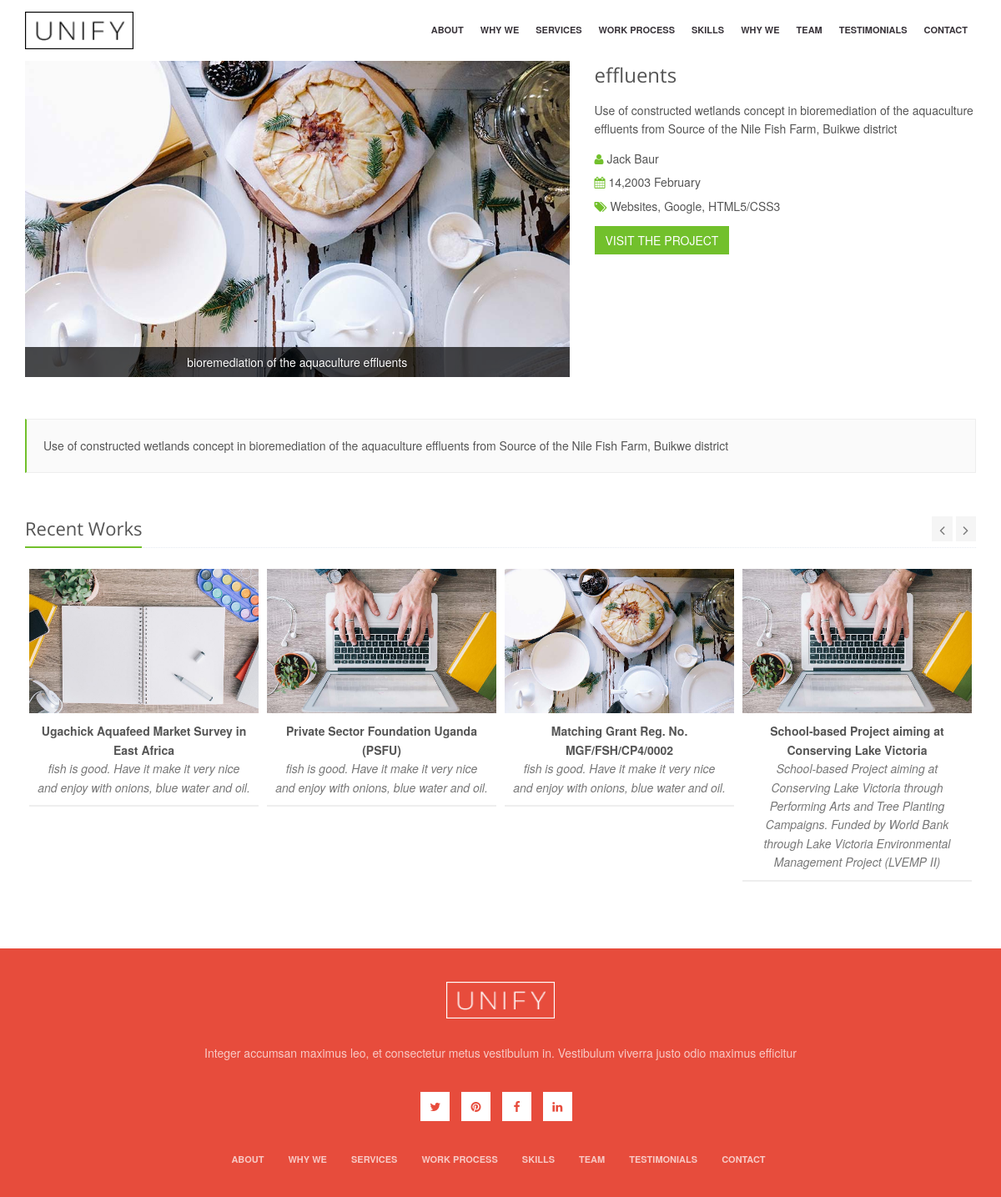
Page /welcome/tryPage/5 on the committed database.
### tables this page shows
CREATE TABLE `portifolio` (
  `portifolio_id` int(30) NOT NULL,
  `portifolio_name` varchar(230) NOT NULL,
  `portifolio_image` varchar(150) NOT NULL,
  `portifolio_description` text NOT NULL,
  `date_joined` datetime NOT NULL DEFAULT CURRENT_TIMESTAMP,
  `category` enum('Fishery','Educ','philosp','market') NOT NULL
);

### application/controllers/Welcome.php (called while the page is built, shortened)
<?php
class Welcome extends CI_Controller {
	public function __construct(){
		$this->load->model("Portifolio");
	}
	public function tryPage( $id )
	{
		$data = array("portifolio"=>$this->Portifolio->get_portifolio($id), "portifolios"=>$this->Portifolio->get_portifolios());
		$this->load->view('try', $data);
	}
}

### index.php (called while the page is built, shortened)
<?php
require_once BASEPATH.'core/CodeIgniter.php';

### application/models/Portifolio.php (called while the page is built, shortened)
<?php
class Portifolio extends CI_Model {
    public $table;
    public $order_by;
    function __construct(){
        $this->table = "portifolio";
        $this->order_by = "date_joined";
    }
    function get_portifolios(){
        $this->db->order_by($this->order_by, 'DESC');
        $result  = $this->db->get($this->table);
        return $result->result();
    }
    function get_portifolio($id){
        $this->db->where("portifolio_id", $id);
        $result  = $this->db->get($this->table);
        return $result->row();
    }
}

### application/views/try.php (the view, shortened to what this page needs)
<!DOCTYPE html>
<html lang="en-us">
<head>
	<link rel="stylesheet" href="<?php echo base_url();?>asset1/plugins/bootstrap/css/bootstrap.min.css">
	<link rel="stylesheet" href="<?php echo base_url();?>asset1/css/app.css">
	<link rel="stylesheet" href="<?php echo base_url();?>asset1/css/blocks.css">
	<link rel="stylesheet" href="<?php echo base_url();?>asset1/css/plugins.css">
	<link rel="stylesheet" href="<?php echo base_url();?>asset1/css/style.css">
	<link rel="stylesheet" href="<?php echo base_url();?>asset1/css/headers/header-default.css">
	<link rel="stylesheet" href="<?php echo base_url();?>asset1/css/footers/footer-v1.css">
	<link rel="stylesheet" href="<?php echo base_url();?>assets/css/portfolio-v2.css">
    <link rel="stylesheet" href="<?php echo base_url();?>assets/plugins/owl-carousel/owl-carousel/owl.carousel.css">
	<link rel="stylesheet" href="<?php echo base_url();?>asset1/plugins/animate.css">
	<link rel="stylesheet" href="<?php echo base_url();?>asset1/plugins/line-icons/line-icons.css">
	<link rel="stylesheet" href="<?php echo base_url();?>asset1/plugins/font-awesome/css/font-awesome.min.css">
	<link rel="stylesheet" href="<?php echo base_url();?>asset1/plugins/owl-carousel2/assets/owl.carousel.css">
	<link rel="stylesheet" href="<?php echo base_url();?>asset1/plugins/sky-forms-pro/skyforms/css/sky-forms.css">
	<link rel="stylesheet" href="<?php echo base_url();?>asset1/plugins/sky-forms-pro/skyforms/custom/custom-sky-forms-v2.css">
	<link rel="stylesheet" type="text/css" href="<?php echo base_url();?>asset1/plugins/revolution-slider/revolution/fonts/pe-icon-7-stroke/css/pe-icon-7-stroke.css">
	<link rel="stylesheet" type="text/css" href="<?php echo base_url();?>asset1/plugins/revolution-slider/revolution/css/settings.css">
	<link rel="stylesheet" type="text/css" href="<?php echo base_url();?>asset1/plugins/revolution-slider/revolution/css/layers.css">
	<link rel="stylesheet" type="text/css" href="<?php echo base_url();?>asset1/plugins/revolution-slider/revolution/css/navigation.css">
	<link rel="stylesheet" href="<?php echo base_url();?>asset1/css/agency.style.css">
	<link rel="stylesheet" href="<?php echo base_url();?>asset1/css/custom.css">
</head>
<body id="body" data-spy="scroll" data-target=".one-page-header" class="demo-lightbox-gallery">
	<main class="wrapper">
		<nav class="one-page-header navbar navbar-default navbar-fixed-top one-page-nav-scrolling one-page-nav__fixed" data-role="navigation">
			<div class="container">
				<div class="menu-container page-scroll">
					<a class="navbar-brand" href="#body">
						<img src="<?php echo base_url();?>assets/img/logo-dark3.png" alt="">
					</a>
				</div>
				<div class="collapse navbar-collapse navbar-ex1-collapse">
					<div class="menu-container">
						<ul class="nav navbar-nav">
							<li class="page-scroll">
								<a href="<?php echo base_url();?>welcome/index#About">
									<span data-hover="About">About</span>
								</a>
							</li>
							<li class="page-scroll">
								<a href="<?php echo base_url();?>welcome/index#WhyWe">
									<span data-hover="Why We">Why We</span>
								</a>
							</li>
							<li class="page-scroll">
								<a href="<?php echo base_url();?>welcome/index#Services">
									<span data-hover="Services">Services</span>
								</a>
							</li>
							<li class="page-scroll">
								<a href="<?php echo base_url();?>welcome/index#WorkProcess">
									<span data-hover="Work Process">Work Process</span>
								</a>
							</li>
							<li class="page-scroll">
								<a href="<?php echo base_url();?>welcome/index#Skills">
									<span data-hover="Skills">Skills</span>
								</a>
							</li>
							<li class="page-scroll">
								<a href="<?php echo base_url();?>welcome/index#Portifolio">
									<span data-hover="Why We">Why We</span>
								</a>
							</li>
							<li class="page-scroll">
								<a href="<?php echo base_url();?>welcome/index#Team">
									<span data-hover="Team">Team</span>
								</a>
							</li>
							<li class="page-scroll">
								<a href="<?php echo base_url();?>welcome/index#Testimonials">
									<span data-hover="Testimonials">Testimonials</span>
								</a>
							</li>
							<li class="page-scroll">
								<a href="<?php echo base_url();?>/welcome/index#Contact">
									<span data-hover="Contact">Contact</span>
								</a>
							</li>
						</ul>
					</div>
				</div>
			</div>
		</nav>
		 <div class="container content">
    	<div class="row portfolio-item margin-bottom-50">
            <div class="col-md-7">
                <div class="carousel slide carousel-v1" id="myCarousel">
                    <div class="carousel-inner">
                        <div class="item active">
                            <img alt="" src="<?php echo base_url();?>assets/img/main/<?php  echo $portifolio->portifolio_image;  ?>">
                            <div class="carousel-caption">
                                <p><?php echo $portifolio->portifolio_name; ?></p>
                            </div>
                        </div>
                    </div>
                </div>
            </div>
            <div class="col-md-5">
            	<h2><?php  echo $portifolio->portifolio_name;  ?></h2>
                <p><?php  echo $portifolio->portifolio_description;  ?></p>
                <ul class="list-unstyled">
                	<li><i class="fa fa-user color-green"></i> Jack Baur</li>
                	<li><i class="fa fa-calendar color-green"></i> 14,2003 February</li>
                	<li><i class="fa fa-tags color-green"></i> Websites, Google, HTML5/CSS3</li>
                </ul>
                <a href="#" class="btn-u btn-u-large">VISIT THE PROJECT</a>
            </div>
        </div>
        <div class="tag-box tag-box-v2">
			<p><?php  echo $portifolio->portifolio_description;  ?></p>
        </div>
        <div class="owl-carousel-v1 owl-work-v1 margin-bottom-40">
            <div class="headline"><h2 class="pull-left">Recent Works</h2>
                <div class="owl-navigation">
                    <div class="customNavigation">
                        <a class="owl-btn prev-v2"><i class="fa fa-angle-left"></i></a>
                        <a class="owl-btn next-v2"><i class="fa fa-angle-right"></i></a>
                    </div>
                </div>
            </div>
            <div class="owl-recent-works-v1">
				<?php
					if( count( $portifolios) > 0 ) {
							foreach( $portifolios as $portifolio){
							echo '<div class="item">
								<a href="'.base_url().'welcome/tryPage/'.$portifolio->portifolio_id.'">
								<em class="overflow-hidden">
								<img class="img-responsive" src="'.base_url().'assets/img/main/'.$portifolio->portifolio_image.'" alt="">
								</em>
								<span>
								<strong>'.$portifolio->portifolio_name.'</strong>
								<i>'.$portifolio->portifolio_description.'</i>
								</span>
								</a>
							</div>';
							}
					}
				?>
            </div>
        </div>
    </div>
		<div class="footer-v9 text-center">
			<div class="container">
				<div class="page-scroll">
					<a href="#body" class="footer-logo">
						<img src="<?php echo base_url();?>assets/img/logo-light3.png" alt="Logo" class="g-mb-30">
					</a>
				</div>
				<div class="g-mb-35">Integer accumsan maximus leo, et consectetur metus vestibulum in. Vestibulum viverra justo odio maximus efficitur</div>
				<ul class="g-social-icons-v2 g-mb-30">
					<li>
						<a href="#">
							<i class="fa fa-twitter"></i>
						</a>
					</li>
					<li>
						<a href="#">
							<i class="fa fa-pinterest"></i>
						</a>
					</li>
					<li>
						<a href="#">
							<i class="fa fa-facebook"></i>
						</a>
					</li>
					<li>
						<a href="#">
							<i class="fa fa-linkedin"></i>
						</a>
					</li>
				</ul>
				<ul class="footer-v9-menu list-inline">
					<li class="page-scroll">
						<a href="#About">About</a>
					</li>
					<li class="page-scroll">
						<a href="#WhyWe">Why We</a>
					</li>
					<li class="page-scroll">
						<a href="#Services">Services</a>
					</li>
					<li class="page-scroll">
						<a href="#WorkProcess">Work Process</a>
					</li>
					<li class="page-scroll">
						<a href="#Skills">Skills</a>
					</li>
					<li class="page-scroll">
						<a href="#Team">Team</a>
					</li>
					<li class="page-scroll">
						<a href="#Testimonials">Testimonials</a>
					</li>
					<li class="page-scroll">
						<a href="#Contact">Contact</a>
					</li>
				</ul>
			</div>
		</div>
	</main>
</body>
</html>

### asset1/css/app.css (style rules this page uses)
* { border-radius: 0; }
a, a:focus, a:hover, a:active, button, button:hover { outline: 0 !important; }
h2 { font-size: 24px; line-height: 33px; }
h1, h2, h3, h4, h5, h6 { color: #555; margin-top: 5px; text-shadow: none; font-weight: normal; font-family: "Open Sans", Arial, sans-serif; }
.headline { display: block; margin: 10px 0 25px 0; border-bottom: 1px dotted #e4e9f0; }
.headline h2 { font-size: 22px; }
.headline h2, .headline h3, .headline h4 { margin: 0 0 -2px 0; padding-bottom: 5px; display: inline-block; border-bottom: 2px solid #72c02c; }
.carousel-v1 .carousel-caption { left: 0; right: 0; bottom: 0; padding: 7px 15px; background: rgba(0, 0, 0, 0.7); }
.carousel-v1 .carousel-caption p { color: #fff; margin-bottom: 0; }
.btn-u { border: 0; color: #fff; font-size: 14px; cursor: pointer; font-weight: 400; padding: 6px 13px; position: relative; background: #72c02c; white-space: nowrap; display: inline-block; text-decoration: none; }
i.icon-color-u, i.icon-color-red, i.icon-color-sea, i.icon-color-dark, i.icon-color-grey, i.icon-color-blue, i.icon-color-green, i.icon-color-yellow, i.icon-color-orange, i.icon-color-purple, i.icon-color-aqua, i.icon-color-brown, i.icon-color-dark-blue, i.icon-color-light-grey, i.icon-color-light-green, { background: none; }
.tag-box { padding: 20px; background: #fff; margin-bottom: 30px; }
.tag-box p { margin-bottom: 0; }
.tag-box-v2 { background: #fafafa; border: solid 1px #eee; border-left: solid 2px #72c02c; }
.content { padding-top: 40px; padding-bottom: 40px; }
.margin-bottom-5, .margin-bottom-10, .margin-bottom-15, .margin-bottom-20, .margin-bottom-25, .margin-bottom-30, .margin-bottom-35, .margin-bottom-40, .margin-bottom-45, .margin-bottom-50, .margin-bottom-55, .margin-bottom-60, .margin-bottom-100 { clear:both; }
.margin-bottom-40 { margin-bottom:40px; }
.margin-bottom-50 { margin-bottom:50px; }
.color-green { color: #72c02c; }
.overflow-hidden { overflow: hidden; }

### assets1/css/plugins.css (style rules this page uses)
.owl-btn { color: #777; cursor: pointer; font-size: 18px; padding: 2px 9px; text-align: center; background: #f5f5f5; }
.owl-carousel-v1 .owl-navigation { text-align: right; margin-bottom: 20px; }
.owl-carousel-v1 .item { margin: 0 5px; }
.owl-carousel-v1 .item img { text-align: center; }
.owl-work-v1 .owl-navigation { top: 3px; position: relative; }
.owl-work-v1 .owl-navigation { margin-bottom: 10px; }
.owl-work-v1 .item a { text-align: center; }
.owl-work-v1 .item em.overflow-hidden { display: block; }
.owl-work-v1 .item a span { display: block; padding: 10px; border-bottom: solid 2px #eee; }
.owl-work-v1 .item a strong { color: #555; display: block; }
.owl-work-v1 .item a i { color: #777; }
.owl-work-v1 .item a img { -webkit-transition: all 0.8s ease-in-out; -moz-transition: all 0.8s ease-in-out; -o-transition: all 0.8s ease-in-out; -ms-transition: all 0.8s ease-in-out; transition: all 0.8s ease-in-out; }

### asset1/css/style.css (style rules this page uses)
body { color: #333; font-size: 13px; line-height: 1.6; }
p, li, li a, label { color: #555; }
a { color: #72c02c; text-decoration: none; }
a, a:focus, a:hover, a:active { outline: 0 !important; }
.wrapper { background: #fff; }
.footer-logo { margin: 17px 0 20px; }
.portfolio-item h2 { color: #555; font-size: 24px; margin: 0 0 15px; }
.portfolio-item li { padding: 3px 0; }

### rows in the picture
portifolio: portifolio_image (picture), portifolio_name "bioremediation of the aquaculture effluents", portifolio_description "Use of constructed wetlands concept in bioremediation of the aquaculture effluents from Source of the Nile Fish Farm, Buikwe district"
portifolio: portifolio_image (picture), portifolio_name "Ugachick Aquafeed Market Survey in East Africa", portifolio_description "fish is good. Have it make it very nice and enjoy with onions, blue water and oil."
portifolio: portifolio_image (picture), portifolio_name "Private Sector Foundation Uganda (PSFU)", portifolio_description "fish is good. Have it make it very nice and enjoy with onions, blue water and oil."
portifolio: portifolio_image (picture), portifolio_name "Matching Grant Reg. No. MGF/FSH/CP4/0002", portifolio_description "fish is good. Have it make it very nice and enjoy with onions, blue water and oil."
portifolio: portifolio_image (picture), portifolio_name "School-based Project aiming at Conserving Lake Victoria", portifolio_description "School-based Project aiming at Conserving Lake Victoria through Performing Arts and Tree Planting Campaigns. Funded by World Bank through Lake Victoria Environmental Management Project (LVEMP II)"
